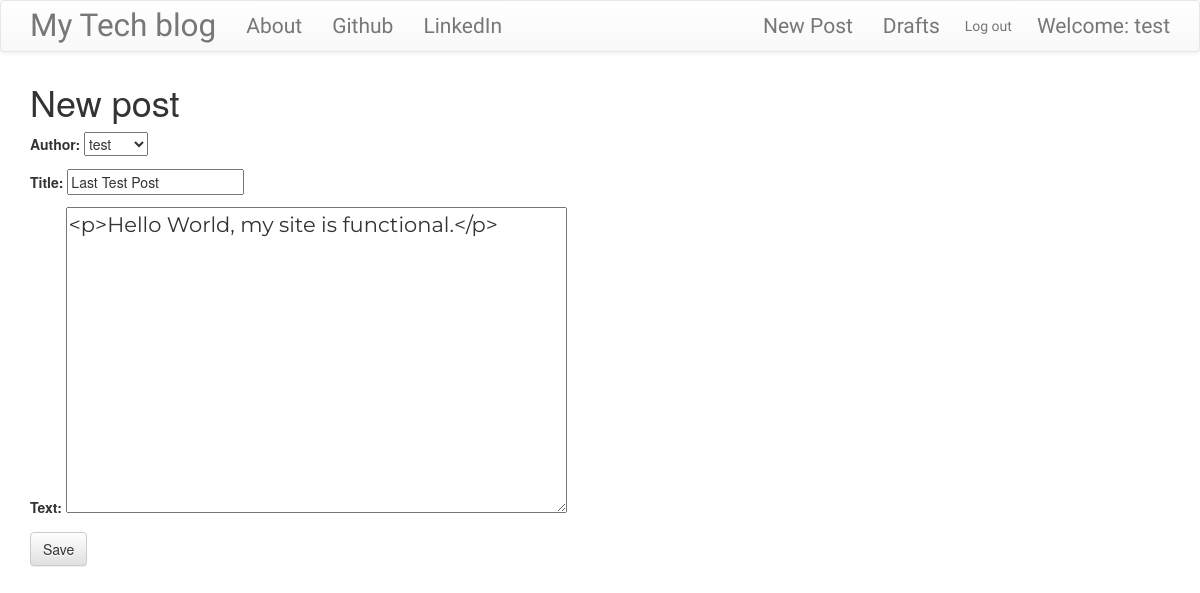
Page /post/6/edit/ (signed in) on the committed database.
### blog/models.py (models this page shows, shortened)
class Post(models.Model):
    author = models.ForeignKey('auth.User',on_delete=models.CASCADE)
    title = models.CharField(max_length=256)
    text = models.TextField()
    create_date = models.DateTimeField(default=timezone.now)
    published_date = models.DateTimeField(blank=True,null=True)

### blog/views.py (the view)
# urls.py: path('post/<int:pk>/edit/', views.PostUpdateView.as_view(), name='post_edit'),
class PostUpdateView(LoginRequiredMixin,UpdateView):
    login_url = '/login/'
    redirect_field_name = 'blog/post_detail.html'
    form_class = PostForm
    model = Post

### blog/forms.py
class PostForm(forms.ModelForm):
    class Meta():
        model = Post
        fields = ("author","title","text")
        widgets = {
            'title':forms.TextInput(attrs={'class':'textinputclass'}),
            'text':forms.Textarea(attrs={'class':'editable medium-editor-textarea postcontent'})
        }

### blog/templates/blog/post_form.html (shortened to what this page needs)
{% extends 'blog/base.html' %}
{% block content %}
    <h1>New post</h1>
    <form method="POST" class="post-form">
    {{form.as_p}}
    <button type="submit" class="save btn btn-default">Save</button>
    </form>
{% endblock %}

### blog/templates/blog/base.html (shortened to what this page needs)
<!DOCTYPE html>
{% load static %}
<html>
    <head>
        <link rel="stylesheet" href="https://maxcdn.bootstrapcdn.com/bootstrap/3.3.7/css/bootstrap.min.css">
        <link rel="stylesheet" href="https://maxcdn.bootstrapcdn.com/bootstrap/3.3.7/css/bootstrap-theme.min.css">
        <link rel="stylesheet" href="//cdn.jsdelivr.net/medium-editor/latest/css/medium-editor.min.css" type="text/css" media="screen" charset="utf-8">
        <link rel="stylesheet" href="{% static 'css/blog.css' %}">
<body class='loader'>
  <nav class="navbar navbar-default techfont custom-navbar">
    <div class="container">
      <ul class="nav navbar-nav">
        <li><a class='navbar-brand bigbrand' href="{% url 'post_list' %}">My Tech blog</a></li>
        <li><a href="{% url 'about'%}">About</a></li>
        <li><a href="https://www.github.com">Github</a></li>
        <li><a href="https://www.linkedin.com">LinkedIn</a></li>
      </ul>
      <ul class="nav navbar-nav navbar-right">
        {% if user.is_authenticated %}
        <li>
          <a href="{% url 'post_new' %}" >New Post</a>
        </li>
        <li>
          <a href="{% url 'post_draft_list' %}">Drafts</a>
        </li>
        <li>
          <form method="post" action="{% url 'logout' %}" style="display:inline;">
            <button type="submit" class="nav-link-button">Log out</button>
          </form>
        </li>
        <li>
          <a >Welcome: {{ user.username }}</a>
        </li>
          {% else %}
          <li><a class='nav navbar-right' href="{% url 'login' %}" ><span class="glyphicon glyphicon-user"></span></a></li>
        {% endif %}
      </ul>
  </div>
</nav>
        <div class="content container">
            <div class="row">
                <div class="col-md-8">
                  <div class="blog_posts">
                    {% block content %}
                    {% endblock %}
                  </div>
                </div>
            </div>
        </div>
</body>
</html>

### blog/static/css/blog.css (style rules this page uses)
.nav-link-button { background: none; border: none; padding: 15px 10px; font-size: 14px; font-family: inherit; color: #777; text-decoration: none; display: inline; cursor: pointer; font-weight: normal; box-shadow: none; }
.techfont { font-family: 'Russo One', sans-serif; font-size: 1.5em; margin-bottom: 10px; }
.postcontent { font-family: 'Montserrat'; font-size: 1.5em; }
.bigbrand { font-size: 1.5em; }
.loader { filter:hue-rotate(0deg); color: linear-gradient(45deg,#0f8,#08f); animation:hue 5000ms infinite linear; }

### rows in the picture
Post: author "test", title "Last Test Post", text "<p>Hello World, my site is functional.</p>"

### other values in the picture
{{ user.username }} "test"
